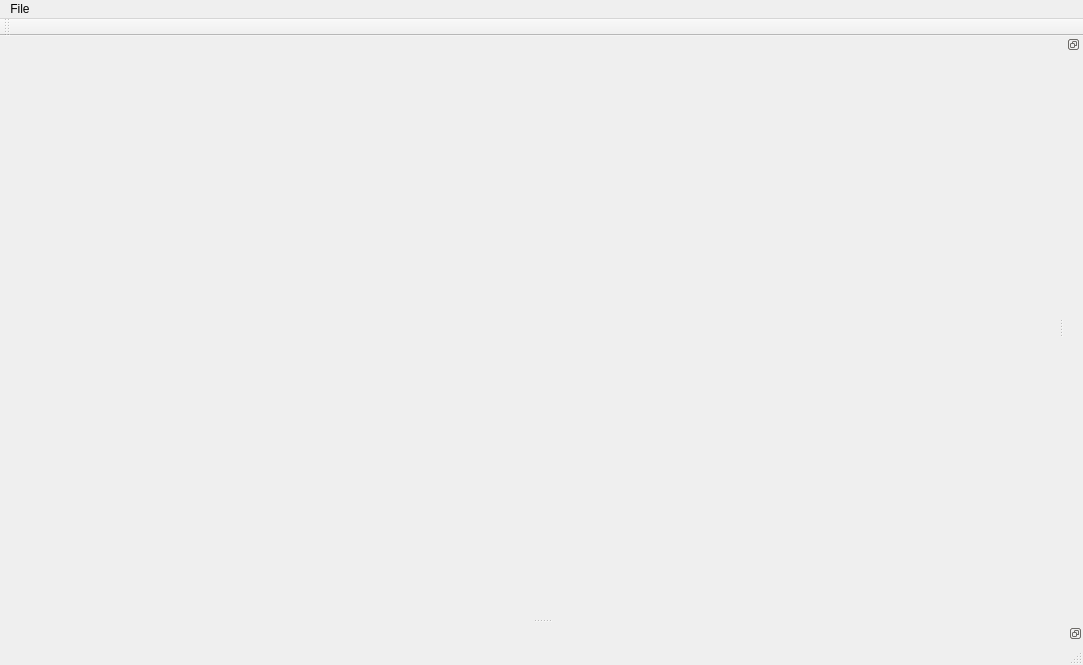
<?xml version="1.0" encoding="UTF-8"?>
<ui version="4.0">
 <class>MainWindow</class>
 <widget class="QMainWindow" name="MainWindow">
  <property name="geometry">
   <rect>
    <x>0</x>
    <y>0</y>
    <width>1083</width>
    <height>665</height>
   </rect>
  </property>
  <property name="minimumSize">
   <size>
    <width>800</width>
    <height>400</height>
   </size>
  </property>
  <property name="windowTitle">
   <string>MainWindow</string>
  </property>
  <property name="dockNestingEnabled">
   <bool>false</bool>
  </property>
  <property name="dockOptions">
   <set>QMainWindow::AllowTabbedDocks|QMainWindow::AnimatedDocks</set>
  </property>
  <widget class="QWidget" name="centralwidget">
   <layout class="QVBoxLayout" name="verticalLayout_2"/>
  </widget>
  <widget class="QMenuBar" name="menubar">
   <property name="geometry">
    <rect>
     <x>0</x>
     <y>0</y>
     <width>1083</width>
     <height>30</height>
    </rect>
   </property>
   <widget class="QMenu" name="menuFile">
    <property name="title">
     <string>File</string>
    </property>
    <addaction name="actionNew"/>
    <addaction name="actionOpen"/>
   </widget>
   <addaction name="menuFile"/>
  </widget>
  <widget class="QStatusBar" name="statusbar"/>
  <widget class="QDockWidget" name="setup_dock">
   <property name="features">
    <set>QDockWidget::DockWidgetFloatable|QDockWidget::DockWidgetMovable|QDockWidget::DockWidgetVerticalTitleBar</set>
   </property>
   <property name="allowedAreas">
    <set>Qt::RightDockWidgetArea</set>
   </property>
   <attribute name="dockWidgetArea">
    <number>2</number>
   </attribute>
   <widget class="QWidget" name="dockWidgetContents_3"/>
  </widget>
  <widget class="QDockWidget" name="console_output">
   <property name="features">
    <set>QDockWidget::DockWidgetFloatable|QDockWidget::DockWidgetMovable</set>
   </property>
   <property name="allowedAreas">
    <set>Qt::BottomDockWidgetArea</set>
   </property>
   <attribute name="dockWidgetArea">
    <number>8</number>
   </attribute>
   <widget class="QWidget" name="dockWidgetContents"/>
  </widget>
  <widget class="QToolBar" name="toolBar">
   <property name="windowTitle">
    <string>toolBar</string>
   </property>
   <attribute name="toolBarArea">
    <enum>TopToolBarArea</enum>
   </attribute>
   <attribute name="toolBarBreak">
    <bool>false</bool>
   </attribute>
  </widget>
  <action name="actionNew">
   <property name="text">
    <string>New</string>
   </property>
  </action>
  <action name="actionOpen">
   <property name="text">
    <string>Open</string>
   </property>
  </action>
 </widget>
 <resources/>
 <connections/>
</ui>
